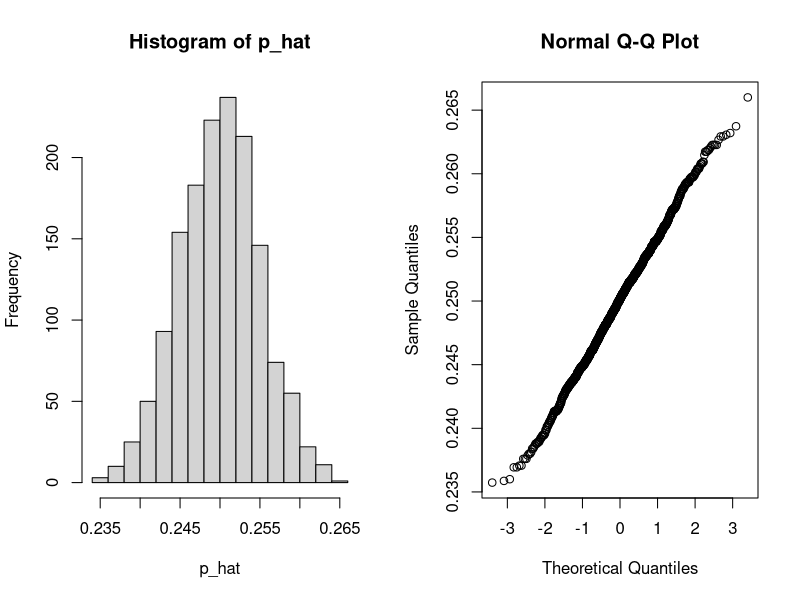

Recreate this plot in R.
rm(list=ls(all=TRUE))
#Que. 1 Binomial Distribution
#Obtain method of moment estimates of n and p of Binomial(n,p). Based on the samples drawn from B(n,p). Demonstrate the consistency of the estimators and obtain asymptotic distribution of the same.
m=5;p=0.25;eps=0.01;p1=0;
n=c(50,100,200,500,1000,1500)
for (i in 1:length(n))
{
  x=matrix(c(rbinom(n[i]*n[i],m,p)),n[i],n[i])
  x_bar=apply(x,2,mean)
  p_hat=x_bar/m;
  p1[i]=mean(abs(p_hat-p)<eps);
  
}
cbind(n,p1)

par(mfrow=c(1,2))
hist(p_hat)
qqnorm(p_hat)
#p_hat(xbar/m) is consistent for p.